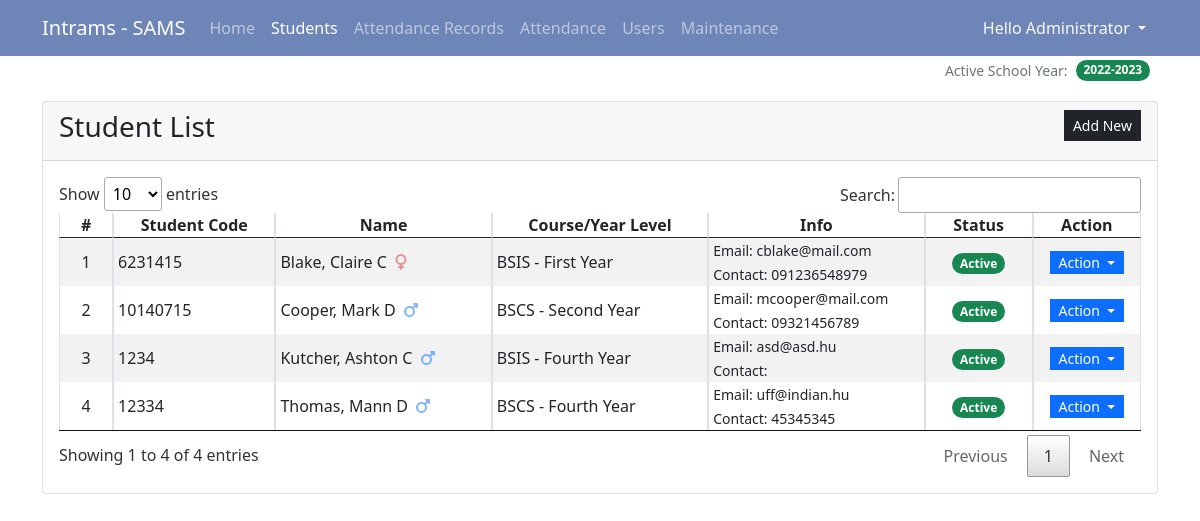
The app's page /?page=students (signed in) with its own data.
### tables this page shows
CREATE TABLE student_list (
            `student_id` INTEGER NOT NULL PRIMARY KEY AUTOINCREMENT,
            `student_code` TEXT NOT NULL,
            `firstname` TEXT NOT NULL,
            `middlename` TEXT NULL DEFAULT NULL,
            `lastname` TEXT NOT NULL,
            `gender` TEXT NOT NULL,
            `course_id` INTEGER NULL,
            `sy_id` INTEGER NULL,
            `yl_id` INTEGER NULL,
            `contact` TEXT NOT NULL,
            `email` TEXT NOT NULL,
            `status` INTEGER NOT NULL DEFAULT 1,
            `date_created` TIMESTAMP DEFAULT CURRENT_TIMESTAMP,
            `date_updated` TIMESTAMP NULL,
            FOREIGN KEY(`course_id`) REFERENCES `course_list`(`course_id`) ON DELETE SET NULL,
            FOREIGN KEY(`sy_id`) REFERENCES `school_year`(`sy_id`) ON DELETE SET NULL,
            FOREIGN KEY(`yl_id`) REFERENCES `year_lvl`(`yl_id`) ON DELETE SET NULL
        );

CREATE TABLE course_list (
            `course_id` INTEGER NOT NULL PRIMARY KEY AUTOINCREMENT,
            `name` TEXT NOT NULL,
            `status` INTEGER NOT NULL DEFAULT 1,
            `date_created` TIMESTAMP DEFAULT CURRENT_TIMESTAMP
        );

CREATE TABLE year_lvl (
            `yl_id` INTEGER NOT NULL PRIMARY KEY AUTOINCREMENT,
            `year_level` TEXT NOT NULL,
            `date_created` TIMESTAMP DEFAULT CURRENT_TIMESTAMP
        );

### students.php (the view, shortened to what this page needs)
<div class="card">
    <div class="card-header d-flex justify-content-between">
        <h3 class="card-title">Student List</h3>
        <div class="card-tools align-middle">
            <button class="btn btn-dark btn-sm py-1 rounded-0" type="button" id="create_new">Add New</button>
        </div>
    </div>
    <div class="card-body">
        <table class="table table-hover table-striped table-bordered">
            <colgroup>
                <col width="5%">
                <col width="15%">
                <col width="20%">
                <col width="20%">
                <col width="20%">
                <col width="10%">
                <col width="10%">
            </colgroup>
            <thead>
                <tr>
                    <th class="text-center p-0">#</th>
                    <th class="text-center p-0">Student Code</th>
                    <th class="text-center p-0">Name</th>
                    <th class="text-center p-0">Course/Year Level</th>
                    <th class="text-center p-0">Info</th>
                    <th class="text-center p-0">Status</th>
                    <th class="text-center p-0">Action</th>
                </tr>
            </thead>
            <tbody>
                <?php
                $sql = "SELECT s.*,(s.lastname || ', ' || s.firstname || ' ' || s.middlename) as `name`,c.name as course, yl.year_level FROM `student_list` s INNER JOIN `course_list` c on s.course_id = c.course_id inner join `year_lvl` yl on s.yl_id = yl.yl_id where s.sy_id = '{$_SESSION['sy_id']}'  order by `name` asc";
                $qry = $conn->query($sql);
                $i = 1;
                    while($row = $qry->fetchArray()):
                ?>
                <tr>
                    <td class="text-center p-0"><?php echo $i++; ?></td>
                    <td class="py-0 px-1"><?php echo $row['student_code'] ?></td>
                    <td class="py-0 px-1"><?php echo $row['name'] ?>
                    <?php if($row['gender'] == "Male"): ?>
                        <span class="fa fa-mars mx-1 text-primary opacity-50" title="Male"></span>
                    <?php else: ?>
                        <span class="fa fa-venus mx-1 text-danger opacity-50" title="Female"></span>
                    <?php endif; ?>
                    </td>
                    <td class="py-0 px-1"><?= $row['course'] ." - ".$row['year_level'] ?></td>
                    <td class="py-0 px-1">
                        <small>Email: <?php echo $row['email'] ?></small><br>
                        <small>Contact: <?php echo $row['contact'] ?></small>
                    </td>
                    <td class="py-0 px-1 text-center">
                    <?php if($row['status'] == 1): ?>
                        <span class="badge bg-success rounded-pill">Active</span>
                    <?php else: ?>
                        <span class="badge bg-danger rounded-pill">Inactive</span>
                    <?php endif; ?>
                    </td>
                    <th class="text-center py-0 px-1">
                        <div class="btn-group" role="group">
                            <button id="btnGroupDrop1" type="button" class="btn btn-primary dropdown-toggle btn-sm rounded-0 py-0" data-bs-toggle="dropdown" aria-expanded="false">
                            Action
                            </button>
                        </div>
                    </th>
                </tr>
                <?php endwhile; ?>
            </tbody>
        </table>
    </div>
</div>

### index.php (shortened to what this page needs)
<?php
$page = isset($_GET['page']) ? $_GET['page'] : 'home';
?>
<?php
$base_url = (isset($_SERVER['HTTPS']) && $_SERVER['HTTPS'] != 'off' ? 'https://' : 'http://') . $_SERVER['SERVER_NAME'] . '/intrams_sams/';
?>
<!DOCTYPE html>
<html lang="en">
<head>
    <link rel="stylesheet" href="<?= $base_url ?>Font-Awesome-master/css/all.min.css">
    <link rel="stylesheet" href="<?= $base_url ?>css/bootstrap.min.css">
    <link rel="stylesheet" href="<?= $base_url ?>DataTables/datatables.min.css">
</head>
<body>
    <main>
        <nav class="navbar navbar-expand-lg navbar-dark bg-dark bg-gradient" id="topNavBar">
            <div class="container">
                <a class="navbar-brand" href="#">
                Intrams - SAMS
                </a>
                <div class="collapse navbar-collapse" id="navbarNav">
                    <ul class="navbar-nav">
                        <li class="nav-item">
                            <a class="nav-link <?php echo ($page == 'home')? 'active' : '' ?>" aria-current="page" href="./">Home</a>
                        </li>
                        <li class="nav-item">
                            <a class="nav-link <?php echo ($page == 'students')? 'active' : '' ?>" aria-current="page" href="./?page=students">Students</a>
                        </li>
                        <li class="nav-item">
                            <a class="nav-link <?php echo ($page == 'attendance_list')? 'active' : '' ?>" href="./?page=attendance_list">Attendance Records</a>
                        </li>
                        <li class="nav-item">
                            <a class="nav-link " href="./attendance.php" target="_blank">Attendance</a>
                        </li>
                        <?php if($_SESSION['type'] == 1): ?>
                        <li class="nav-item">
                            <a class="nav-link <?php echo ($page == 'users')? 'active' : '' ?>" aria-current="page" href="./?page=users">Users</a>
                        </li>
                        <li class="nav-item">
                            <a class="nav-link" href="./?page=maintenance">Maintenance</a>
                        </li>
                        <?php endif; ?>
                    </ul>
                </div>
                <div>
                <div class="dropdown">
                    <button class="btn btn-secondary dropdown-toggle bg-transparent  text-light border-0" type="button" id="dropdownMenuButton1" data-bs-toggle="dropdown" aria-expanded="false">
                        Hello <?php echo $_SESSION['fullname'] ?>
                    </button>
                </div>
                </div>
            </div>
        </nav>
        <div class="container">
            <div class="py-1 w-100 d-flex justify-content-end">
                <small class="text-muted">Active School Year: </small><span class="badge bg-success mx-2 rounded-pill"><?= $_SESSION['sy'] ?></span>
            </div>
        </div>
        <div class="container py-3" id="page-container">
            <?php
                include $page.'.php';
            ?>
        </div>
    </main>
</body>
</html>

### index.php (style rules this page uses)
html,body { height:100%; width:100%; }
main { height:100%; display:flex; flex-flow:column; }
#page-container { flex: 1 1 auto; overflow:auto; }
#topNavBar { flex: 0 1 auto; }
#topNavBar { background-color:#6E85B7 !important; background:#6E85B7!important; }

### records on screen
student_list: student_code "6231415", name "Blake, Claire C", gender "Female" (drawn), course.name "BSIS", yl.year_level "First Year", email "cblake@mail.com", contact "091236548979", status "Active"
student_list: student_code "10140715", name "Cooper, Mark D", gender "Male" (drawn), course.name "BSCS", yl.year_level "Second Year", email "mcooper@mail.com", contact "09321456789", status "Active"
student_list: student_code "1234", name "Kutcher, Ashton C", gender "Male" (drawn), course.name "BSIS", yl.year_level "Fourth Year", email "asd@asd.hu", status "Active"
student_list: student_code "12334", name "Thomas, Mann D", gender "Male" (drawn), course.name "BSCS", yl.year_level "Fourth Year", email "uff@indian.hu", contact "45345345", status "Active"

### other values on screen
$_SESSION['fullname'] "Administrator"
$_SESSION['sy'] "2022-2023"
